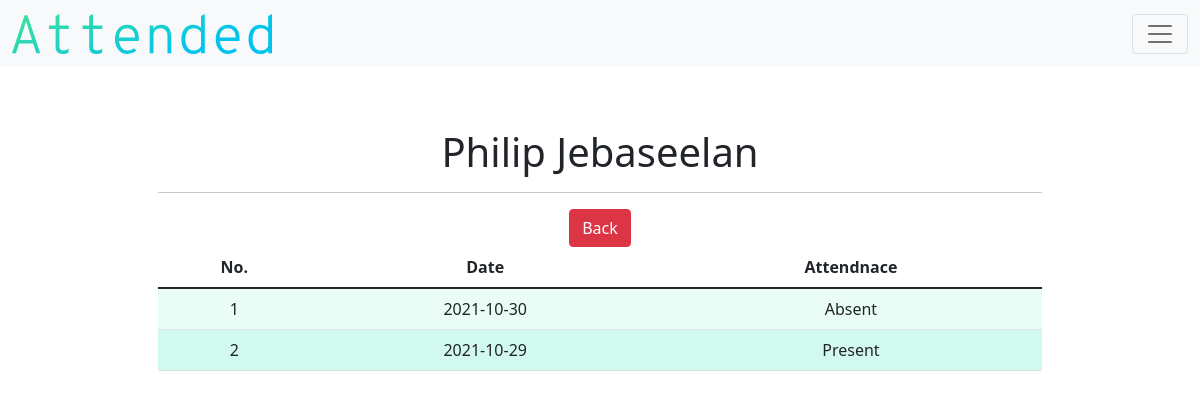
Before: /detail_attendance/1 (signed in) with the older database file.
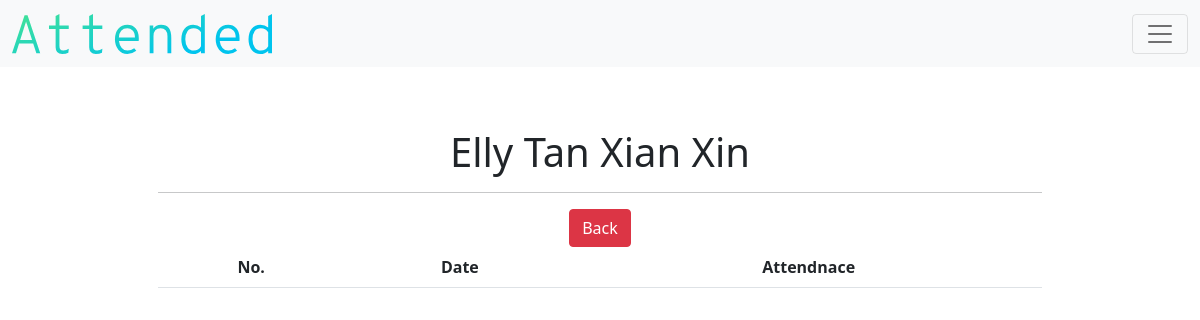
After: the same page with the newer database file.
### models.py (models this page shows)
class Student(db.Model):
    __tablename__ = "student"
    id = db.Column(db.Integer, primary_key=True)
    teacher_id = db.Column(db.Integer, db.ForeignKey("teacher.id"))
    class_id = db.Column(db.Integer, nullable=True, default=0)
    name = db.Column(db.String(), nullable=False)
    birth = db.Column(db.String(),nullable=False)
    age = db.Column(db.Integer(), nullable=False)
    gender = db.Column(db.String(), nullable=False)
    parent = db.Column(db.String(), nullable=True)
    parent2 = db.Column(db.String(), nullable=True)
    number = db.Column(db.Integer, nullable=True)
    number2 = db.Column(db.Integer, nullable=True)
    email = db.Column(db.String(), nullable=True)
    email2 = db.Column(db.String(), nullable=True)
    address = db.Column(db.String(), nullable=False)
    city = db.Column(db.String(), nullable=False)
    state = db.Column(db.String(), nullable=False)
    postcode = db.Column(db.Integer, nullable=False)
    attend_count = db.Column(db.Integer, nullable=True, default=0)
    student_attends = db.relationship("Attendance", backref="student_attend")

class Attendance(db.Model):
    __tablename__ = "attendance"
    id = db.Column(db.Integer, primary_key=True)
    teacher_id = db.Column(db.Integer, db.ForeignKey("teacher.id"))
    class_id = db.Column(db.Integer, db.ForeignKey("class.id"))
    student_id = db.Column(db.Integer, db.ForeignKey("student.id"))
    date = db.Column(db.String(),nullable=False)
    presence = db.Column(db.String(),nullable=False)

### application.py (the view)
@app.route("/detail_attendance/<string:id>")
def detail_attendance(id):
    teacher = current_user.get_id()
    teacher_object = db.session.query(Teacher).filter_by(id=teacher).first()
    if not current_user.is_authenticated:
        return redirect("/login")
    else:
        TABLE_HEADERS = ["No.", "Date", "Attendnace"]
        student_object = db.session.query(Student).filter_by(id=id).first()
        class_id = student_object.class_id
        attendance_object = db.session.query(Attendance).filter_by(student_id=id).order_by(Attendance.date.desc())
        new_attendance = db.session.query(Attendance).filter_by(class_id=class_id).group_by(Attendance.date)
        return render_template("detail-attendance.html", headers=TABLE_HEADERS, attendances=attendance_object, student=student_object, new_student=new_attendance, teacher=teacher_object)

### application.py (called while the page is built)
@login.user_loader
def load_user(id):
    return Teacher.query.get(id)

### templates/detail-attendance.html (shortened to what this page needs)
{% extends "layout.html" %}
{% block main %}
        <h1>{{student.name}}</h1>
        <hr>
        <div class="d-grid gap-2 d-md-block">
          <a class="btn btn-danger" id="detail-attendance-class-back" href="/detail_class/{{student.class_id}}" type="button">Back</a>
        </div>
        <div class="table-responsive">
          <table class="table table-hover">
                  <thead>
                          <tr>
                                  {% for header in headers %}
                                  <th id="header"> {{ header }} </th>
                                  {% endfor %}
                          </tr>
                  </thead>
                  <tbody>
                    {% if student.attend_count == 0 %}
                      {% for date in new_student %}
                        <tr>
                            <td class="counterCell"></td>
                            <td>{{date.date}}</td>
                            <td>Absent</td>
                        </tr>
                      {% endfor %}
                    {% else %}
                      {% for attendance in attendances %}
                        <tr>
                            <td class="counterCell"></td>
                            <td>{{attendance.date}}</td>
                            <td> {{attendance.presence }} </td>
                        </tr>
                      {% endfor %}
                    {% endif %}
                  </tbody>
          </table>
        </div>
{% endblock %}

Changed rows visible on the page:
removed Attendance: date "2021-10-30", presence "Absent"
removed Attendance: date "2021-10-29", presence "Present"
changed Student: name "Philip Jebaseelan" → "Elly Tan Xian Xin"
